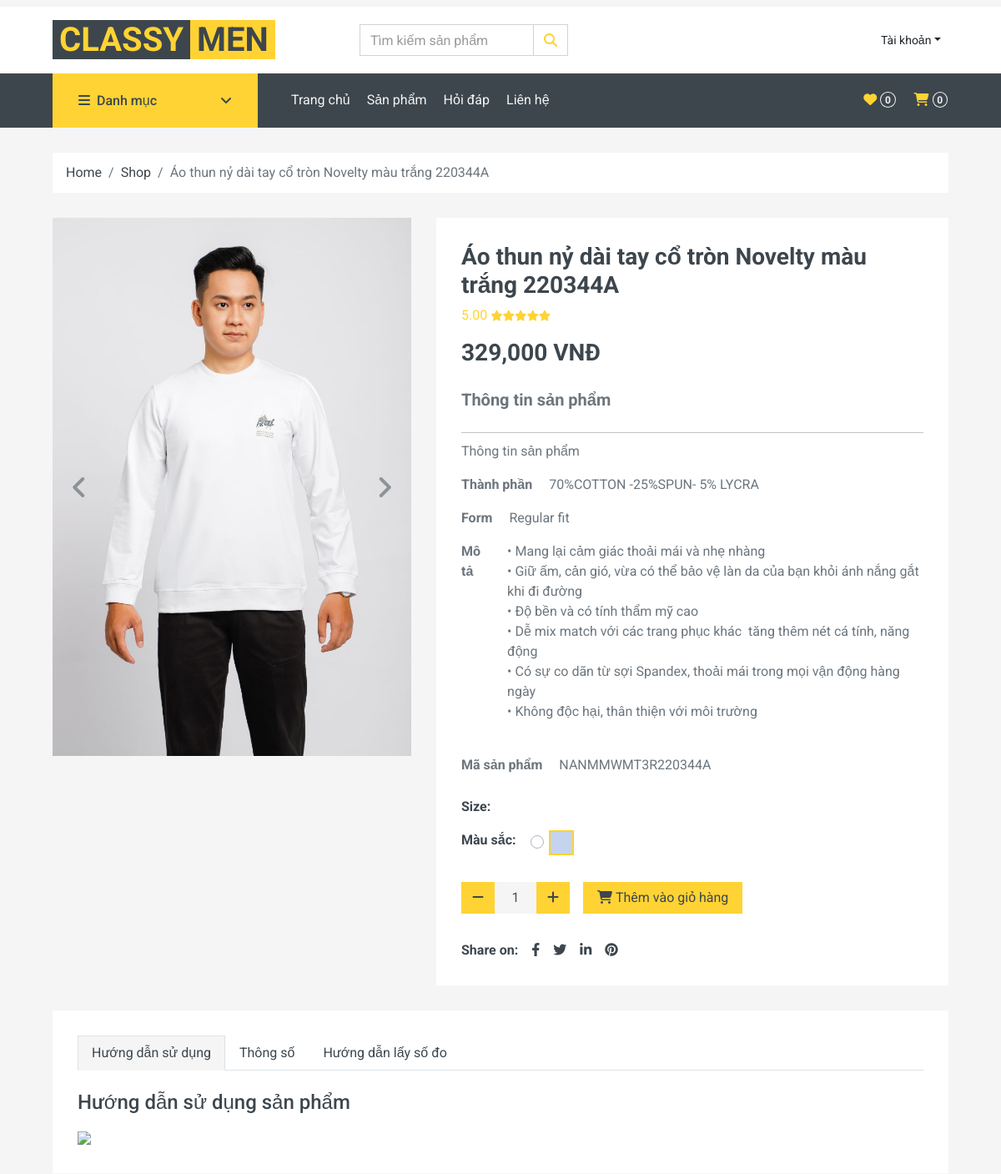
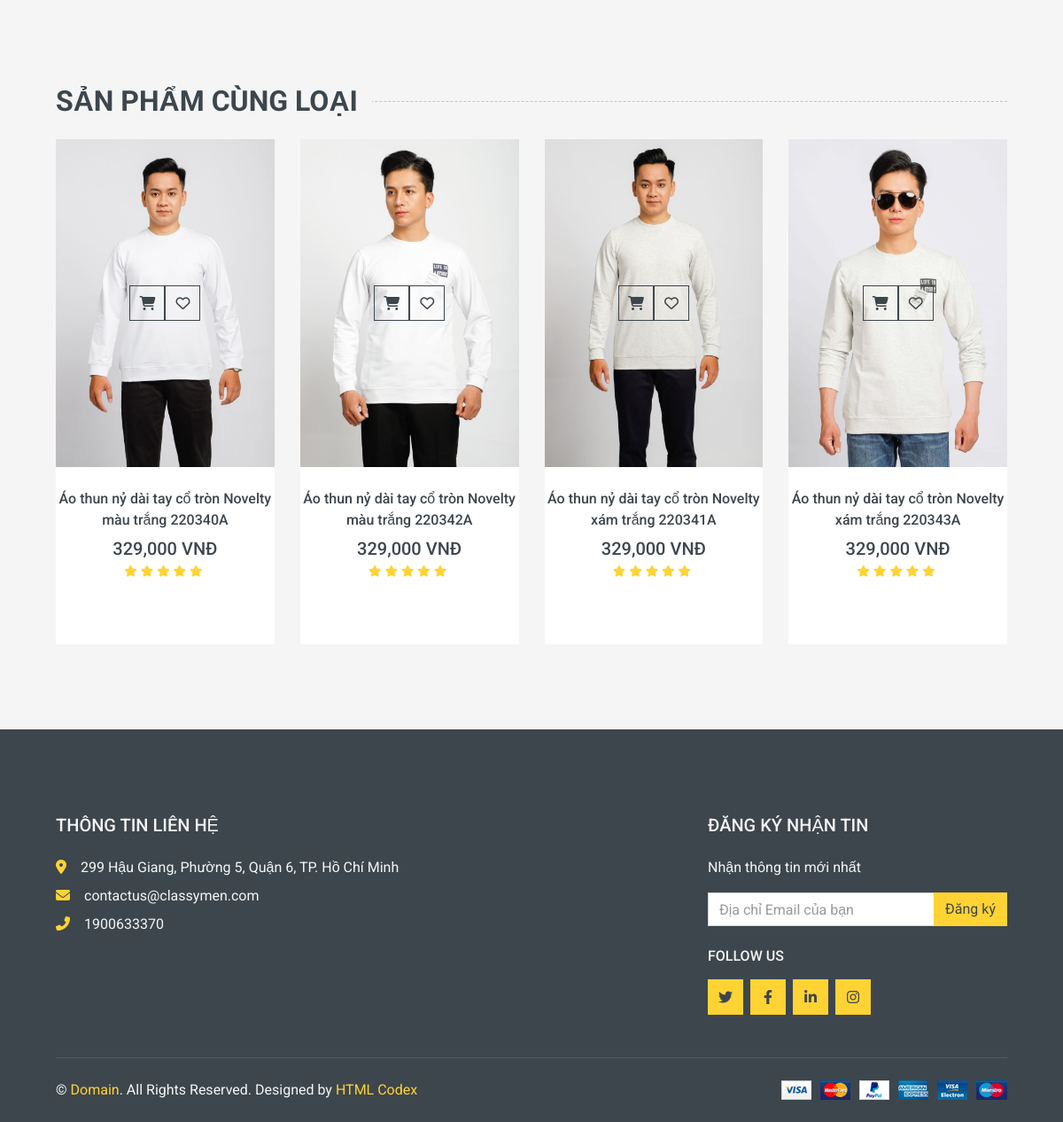
The page /detail/174/ on the database its author committed (2 pictures, top to bottom).
### store/models.py (models this page shows, shortened)
class Product(models.Model):
    category = models.ForeignKey(Category, on_delete=models.CASCADE, default=1)
    subcategory = models.ForeignKey(SubCategory, on_delete=models.CASCADE, null=True, blank=True)
    name = models.CharField(max_length=500)
    price = models.FloatField(default=0.0)
    price_origin = models.FloatField(null=True)
    image_product = models.ImageField(upload_to='store/img', default='store/img/img_coming_soon.png')
    describe = RichTextField(null=True, blank=True)
    public_day = models.DateTimeField(auto_now_add=True)
    viewed = models.IntegerField(default=0)
    color = models.CharField(max_length=20, null=True, blank=True)
    size = models.CharField(max_length=20, null=True, blank=True)
    vote = models.FloatField(null=True, blank=True, default=5)
    star = models.TextField(default='<small class="fa fa-star text-primary mr-1"></small><small class="fa fa-star text-primary mr-1"></small><small class="fa fa-star text-primary mr-1"></small><small class="fa fa-star text-primary mr-1"></small><small class="fa fa-star text-primary mr-1"></small>')
    class Meta:
        ordering = ('-public_day',)

class Image(models.Model):
    product = models.ForeignKey(Product, on_delete=models.CASCADE)
    name_product = models.CharField(max_length=500, default='')
    name = models.CharField(max_length=500)
    img = models.ImageField(upload_to='store/img', default='store/img/img_coming_soon.png', null=True, blank=True)

### store/views.py (the view)
# urls.py: path('detail/<int:id>/', views.detail, name='detail'),
def detail(request, id):
    cart = Cart(request)
    wishlist = Wishlistitem(request)
    product = Product.objects.get(id=id)
    sub_category_id = Product.objects.filter(id=id).values_list('subcategory')
    same_products = Product.objects.filter(subcategory__in=sub_category_id).exclude(id=id)
    images = Image.objects.filter(product_id=id)
    sub_category_name = SubCategory.objects.get(pk=sub_category_id[0][0])
    size = []
    if str(sub_category_name) == "Ngắn tay" or str(sub_category_name) == "Dài tay":
        for i in range(37, 43):
            size.append(i)
    elif str(sub_category_name) == "Quần tây" or str(sub_category_name) == "Quần kaki":
        for i in range(28, 36):
            size.append(i)
    elif str(sub_category_name) == "Underwear" or str(sub_category_name) == "Quần đùi":
        size = ["M", "L", "XL"]
    avg_vote = product.vote
    full_stars = int(avg_vote)
    half_star = (avg_vote - full_stars) >= 0.5
    empty_stars = 5 - full_stars - half_star
    full = ''
    half = ''
    empty = ''
    for i in range(full_stars):
        full += '''<small class="fas fa-star"></small>'''
    if half_star:
        half = '''<small class="fas fa-star-half-alt"></small>'''
    for i in range(empty_stars):
        empty += '''<small class="far fa-star"></small>'''
    return render(request, 'store/detail.html',{
        'cats': cats,
        'subs': subs,
        'product': product,
        'images': images,
        'same_products': same_products,
        'size': size,
        'cart': cart,
        'wishlist': wishlist,
        'avg_vote': avg_vote,
        'full': full,
        'empty': empty,
        'half': half,
    })

### cart/cart.py (called while the page is built)
    def __len__(self):
        return sum(item['quantity'] for item in self.cart.values())

### store/models.py (called while the page is built)
    def __str__(self):
        return self.name

### wishlist/wishlist.py (called while the page is built)
    def __len__(self):
        return sum(item['quantity'] for item in self.wishlist.values())

### store/templates/store/detail.html (shortened to what this page needs)
{% extends 'store/base.html' %}
{% load static %}
{% load humanize %}
{% block content %}
    <div class="container-fluid">
        <div class="row px-xl-5">
            <div class="col-12">
                <nav class="breadcrumb bg-light mb-30">
                    <a class="breadcrumb-item text-dark" href="{% url 'store:index' %}">Home</a>
                    <a class="breadcrumb-item text-dark" href="{% url 'store:shop' 'all' %}">Shop</a>
                    <span class="breadcrumb-item active">{{ product.name }}</span>
                </nav>
            </div>
        </div>
    </div>
    <div class="container-fluid pb-5">
        <div class="row px-xl-5">
            <div class="col-lg-5 mb-30">
                <div id="product-carousel" class="carousel slide" data-ride="carousel">
                    <div class="carousel-inner bg-light">
                    {% for image in images %}
                        <div class="carousel-item active">
                            <img class="w-100 h-100" src="{{ image.img.url }}" alt="{{ image.name }}">
                        </div>
                    {% endfor %}
                    </div>
                    <a class="slide-btn carousel-control-prev" href="#product-carousel" data-slide="prev">
                        <i class="fa fa-2x fa-angle-left text-dark"></i>
                    </a>
                    <a class="slide-btn carousel-control-next" href="#product-carousel" data-slide="next">
                        <i class="fa fa-2x fa-angle-right text-dark"></i>
                    </a>
                </div>
            </div>
            <form method="post" action="{% url 'cart:buy_now' product.id %}" class="col-lg-7 h-auto mb-30">
                <div class="h-100 bg-light p-30">
                    <h3>{{ product.name }}</h3>
                    <div class="d-flex mb-3">
                        <div class="text-primary mr-2">
                            {{ avg_vote|floatformat:2 }}
                            {{ full|safe }}
                        </div>
                    </div>
                    <h3 class="font-weight-semi-bold mb-4">{{ product.price|floatformat:0|intcomma }} VNĐ</h3>
                    <p class="mb-4" style="font-size: 20px"><b>Thông tin sản phẩm</b></p>
                    {{ product.describe|safe }}
                    <div class="d-flex mb-3">
                        <strong class="text-dark mr-3">Size:</strong>
                    </div>
                    <div class="d-flex mb-4">
                        <strong class="text-dark mr-3">Màu sắc:</strong>
                        <form>
                            <div class="custom-control custom-radio custom-control-inline">
                                <label class="custom-control-label" for="color-1" style="width: 30px;  height: 30px; border: solid #ffd333 2px; padding: 0; background-color: {{ product.color }} "></label>
                            </div>
                        </form>
                    </div>
                        <div class="d-flex align-items-center mb-4 pt-2">
                            <div class="input-group quantity mr-3" style="width: 130px;">
                                <div class="input-group-btn">
                                    <button class="btn btn-primary btn-minus">
                                        <i class="fa fa-minus"></i>
                                    </button>
                                </div>
                                <input type="text" name="quantity" class="form-control bg-secondary border-0 text-center" value="1">
                                <div class="input-group-btn">
                                    <button class="btn btn-primary btn-plus">
                                        <i class="fa fa-plus"></i>
                                    </button>
                                </div>
                            </div>
                            <button class="btn btn-primary px-3" type="submit"><i class="fa fa-shopping-cart mr-1"></i>Thêm vào giỏ hàng</button>
                        </div>
                    <div class="d-flex pt-2">
                        <strong class="text-dark mr-2">Share on:</strong>
                        <div class="d-inline-flex">
                            <a class="text-dark px-2" href="">
                                <i class="fab fa-facebook-f"></i>
                            </a>
                            <a class="text-dark px-2" href="">
                                <i class="fab fa-twitter"></i>
                            </a>
                            <a class="text-dark px-2" href="">
                                <i class="fab fa-linkedin-in"></i>
                            </a>
                            <a class="text-dark px-2" href="">
                                <i class="fab fa-pinterest"></i>
                            </a>
                        </div>
                    </div>
                </div>
            </form>
        </div>
        <div class="row px-xl-5">
            <div class="col">
                <div class="bg-light p-30">
                    <div class="nav nav-tabs mb-4">
                        <a class="nav-item nav-link text-dark active" data-toggle="tab" href="#tab-pane-1">Hướng dẫn sử dụng</a>
                        <a class="nav-item nav-link text-dark" data-toggle="tab" href="#tab-pane-2">Thông số</a>
                        <a class="nav-item nav-link text-dark" data-toggle="tab" href="#tab-pane-3">Hướng dẫn lấy số đo</a>
                    </div>
                    <div class="tab-content">
                        <div class="tab-pane fade show active" id="tab-pane-1">
                            <h4 class="mb-3">Hướng dẫn sử dụng sản phẩm</h4>
                            <img src="{% static 'store/img/huong_dan_su_dung.jpg' %}" style="width: 100%">
                        </div>
                    </div>
                </div>
            </div>
        </div>
    </div>
    <div class="container-fluid py-5">
        <h2 class="section-title position-relative text-uppercase mx-xl-5 mb-4"><span class="bg-secondary pr-3">Sản phẩm cùng loại</span></h2>
        <div class="row px-xl-5">
            <div class="col">
                <div class="owl-carousel related-carousel">
                {% for p in same_products %}
                    <div class="product-item bg-light">
                        <div class="product-img position-relative overflow-hidden">
                            <img class="img-fluid w-100" src="{{ p.image_product.url }}" alt="{{ p.name }}">
                            <div class="product-action">
                                <form method="post" action="{% url 'cart:buy_now' p.id %}">
                                    <button class="btn btn-outline-dark btn-square" type="submit"><i class="fa fa-shopping-cart"><input type="hidden" name="quantity" value="1"></i></button>
                                </form>
                                <form method="post" action="{% url 'wishlist:add' %}">
                                    <button class="btn btn-outline-dark btn-square" type="submit"><i class="far fa-heart"><input type="hidden" name="product_id" value="{{p.id}}"></i></button>
                                </form>
                            </div>
                        </div>
                        <div class="text-center py-4" style="height: 200px">
                            <a class="h6 text-wrap text-decoration-none text-truncate" href="{% url 'store:detail' p.id %}">{{ p.name }}</a>
                            <div class="d-flex align-items-center justify-content-center mt-2">
                                <h5>{{ p.price|floatformat:0|intcomma }} VNĐ</h5>
                            </div>
                            <div class="d-flex align-items-center justify-content-center mb-1">
                                {{ p.star|safe }}
                            </div>
                        </div>
                    </div>
                {% endfor %}
                </div>
            </div>
        </div>
    </div>
{% endblock content %}

### rows shown on the page
Product: name "Áo thun nỷ dài tay cổ tròn Novelty màu trắng 220344A", vote "5.00", price "329,000", describe "Thông tin sản phẩm Thành phần 70%COTTON -25%SPUN- 5% LYCRA Form Regular fit Mô tả • Mang lại cảm giác thoải mái và nhẹ nhàng • Giữ ấm, cản gió, vừa có thể bảo vệ làn da của bạn khỏi ánh nắng gắt khi đi đường • Độ bền và có tính thẩm mỹ cao • Dễ mix match với các trang phục khác tăng thêm nét cá tính, năng động • Có sự co dãn từ sợi Spandex, thoải mái trong mọi vận động hàng ngày • Không độc hại, thân thiện với môi trường Mã sản phẩm NANMMWMT3R220344A"
Image: img (picture)
Product: image_product (picture), name "Áo thun nỷ dài tay cổ tròn Novelty màu trắng 220340A", price "329,000"
Product: image_product (picture), name "Áo thun nỷ dài tay cổ tròn Novelty màu trắng 220342A", price "329,000"
Product: image_product (picture), name "Áo thun nỷ dài tay cổ tròn Novelty xám trắng 220341A", price "329,000"
Product: image_product (picture), name "Áo thun nỷ dài tay cổ tròn Novelty xám trắng 220343A", price "329,000"

### other values the page prints
{{ wishlist|length }} "0"
{{ cart|length }} "0"
